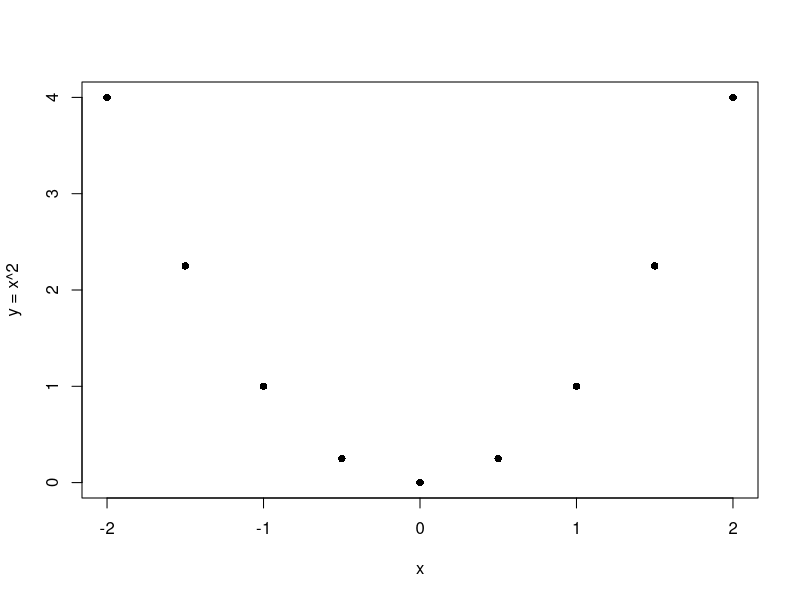

R code for this plot:
# Parabola simmetrica, senza rumore
r_u <- seq(-2, 2, by=.5)
r_v <- r_u^2
round(c(cor(r_u,r_v),
  cor(r_u,r_v,method="spearman")),8)
plot(r_u, r_v, pch=16,
     xlab="x", ylab="y = x^2")
